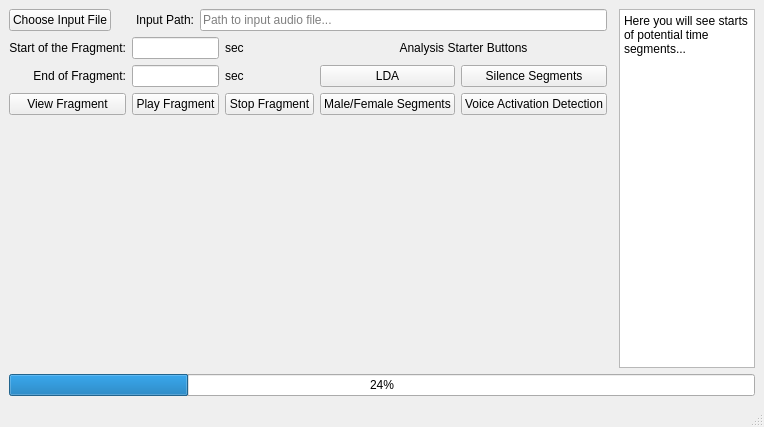
<?xml version="1.0" encoding="UTF-8"?>
<ui version="4.0">
 <class>MainWindow</class>
 <widget class="QMainWindow" name="MainWindow">
  <property name="geometry">
   <rect>
    <x>0</x>
    <y>0</y>
    <width>764</width>
    <height>427</height>
   </rect>
  </property>
  <property name="windowTitle">
   <string>MainWindow</string>
  </property>
  <widget class="QWidget" name="centralwidget">
   <layout class="QGridLayout" name="gridLayout">
    <property name="horizontalSpacing">
     <number>6</number>
    </property>
    <item row="2" column="0" rowspan="7" colspan="7">
     <layout class="QGridLayout" name="gridLayout_graph"/>
    </item>
    <item row="0" column="2" colspan="5">
     <widget class="QLineEdit" name="text_input_path">
      <property name="readOnly">
       <bool>false</bool>
      </property>
      <property name="placeholderText">
       <string>Path to input audio file...</string>
      </property>
     </widget>
    </item>
    <item row="0" column="8" rowspan="9">
     <widget class="QPlainTextEdit" name="text_result_paths">
      <property name="plainText">
       <string>Here you will see starts of potential time segments...</string>
      </property>
     </widget>
    </item>
    <item row="0" column="0">
     <widget class="QPushButton" name="pushButton_open_file">
      <property name="text">
       <string>Choose Input File</string>
      </property>
     </widget>
    </item>
    <item row="0" column="1">
     <widget class="QLabel" name="label_5">
      <property name="text">
       <string>Input Path:</string>
      </property>
      <property name="alignment">
       <set>Qt::AlignRight|Qt::AlignTrailing|Qt::AlignVCenter</set>
      </property>
     </widget>
    </item>
    <item row="1" column="0" colspan="7">
     <layout class="QGridLayout" name="gridLayout_5">
      <item row="2" column="4">
       <widget class="QLabel" name="label">
        <property name="text">
         <string>sec</string>
        </property>
       </widget>
      </item>
      <item row="4" column="5">
       <widget class="QPushButton" name="pushButton_mf_analysis">
        <property name="text">
         <string>Male/Female Segments</string>
        </property>
       </widget>
      </item>
      <item row="2" column="5">
       <widget class="QPushButton" name="pushButton_LDA">
        <property name="text">
         <string>LDA</string>
        </property>
       </widget>
      </item>
      <item row="1" column="2">
       <widget class="QLineEdit" name="line_edit_start_fragment"/>
      </item>
      <item row="4" column="6">
       <widget class="QPushButton" name="pushButton_VAD">
        <property name="text">
         <string>Voice Activation Detection</string>
        </property>
       </widget>
      </item>
      <item row="1" column="5" colspan="2">
       <widget class="QLabel" name="label_6">
        <property name="text">
         <string>Analysis Starter Buttons</string>
        </property>
        <property name="textFormat">
         <enum>Qt::RichText</enum>
        </property>
        <property name="alignment">
         <set>Qt::AlignCenter</set>
        </property>
       </widget>
      </item>
      <item row="1" column="4">
       <widget class="QLabel" name="label_4">
        <property name="text">
         <string>sec</string>
        </property>
       </widget>
      </item>
      <item row="2" column="2">
       <widget class="QLineEdit" name="line_edit_end_fragment"/>
      </item>
      <item row="2" column="6">
       <widget class="QPushButton" name="pushButton_SIlence">
        <property name="text">
         <string>Silence Segments</string>
        </property>
       </widget>
      </item>
      <item row="2" column="0" colspan="2">
       <widget class="QLabel" name="label_3">
        <property name="text">
         <string>End of Fragment:</string>
        </property>
        <property name="alignment">
         <set>Qt::AlignRight|Qt::AlignTrailing|Qt::AlignVCenter</set>
        </property>
       </widget>
      </item>
      <item row="1" column="0" colspan="2">
       <widget class="QLabel" name="label_2">
        <property name="text">
         <string>Start of the Fragment:</string>
        </property>
        <property name="alignment">
         <set>Qt::AlignRight|Qt::AlignTrailing|Qt::AlignVCenter</set>
        </property>
       </widget>
      </item>
      <item row="4" column="2">
       <widget class="QPushButton" name="pushButton_play_fragment">
        <property name="text">
         <string>Play Fragment</string>
        </property>
       </widget>
      </item>
      <item row="4" column="4">
       <widget class="QPushButton" name="pushButton_stop_fragment">
        <property name="text">
         <string>Stop Fragment</string>
        </property>
       </widget>
      </item>
      <item row="4" column="0" colspan="2">
       <widget class="QPushButton" name="push_button_view_fragement">
        <property name="text">
         <string>View Fragment</string>
        </property>
       </widget>
      </item>
     </layout>
    </item>
    <item row="11" column="0" colspan="9">
     <widget class="QProgressBar" name="progressBar">
      <property name="value">
       <number>24</number>
      </property>
      <property name="textVisible">
       <bool>true</bool>
      </property>
     </widget>
    </item>
   </layout>
  </widget>
  <widget class="QStatusBar" name="statusbar"/>
  <action name="actionOpen">
   <property name="text">
    <string>Open...</string>
   </property>
  </action>
 </widget>
 <resources/>
 <connections/>
</ui>
